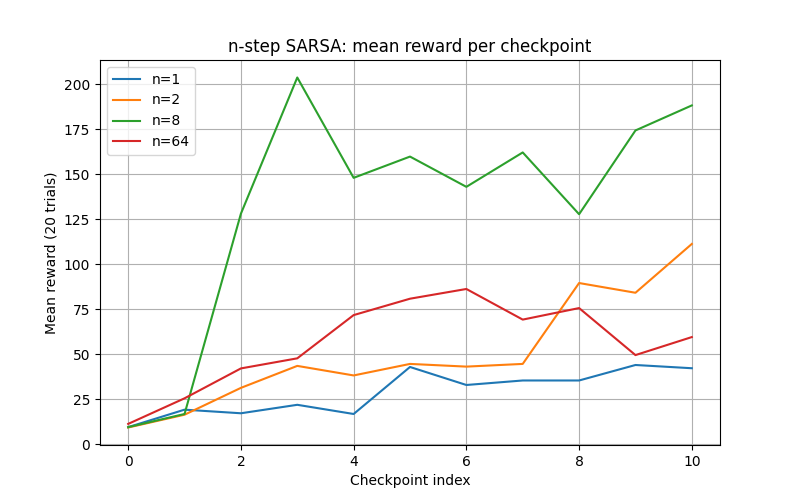

Reproduce this figure in Python.
import gym
import numpy as np
import tqdm
import random
import math
import os
from termcolor import cprint
import matplotlib.pyplot as plt

# -----------------------
# Discrete wrapper
# -----------------------
class DiscreteCartPoleEnv(gym.Env):
    def __init__(self, intervals=8):
        self._env = gym.make('CartPole-v1', render_mode=None)
        self.intervals = intervals
        # observation discrete shape: 4 dims, each 0..intervals-1
        self.observation_space = gym.spaces.MultiDiscrete([intervals]*4)
        self.action_space = self._env.action_space

        # clipping ranges chosen reasonably for CartPole
        self._obs_low_high = [
            (-2.4, 2.4),   # cart position
            (-3.0, 3.0),   # cart velocity (clipped)
            (-0.5, 0.5),   # pole angle (clipped)
            (-2.0, 2.0)    # pole tip velocity (clipped)
        ]

    def _to_discrete(self, x, a, b):
        # map x in [a,b] to integer in [0, intervals-1]
        frac = (x - a) / (b - a)
        idx = int(np.clip(np.floor(frac * self.intervals), 0, self.intervals - 1))
        return idx

    def _discretize(self, obs):
        # support gym versions where reset returns (obs, info) or just obs
        if isinstance(obs, tuple):
            obs = obs[0]
        # ensure numpy array
        obs = np.asarray(obs, dtype=float)
        vals = []
        for i, (a, b) in enumerate(self._obs_low_high):
            vals.append(self._to_discrete(obs[i], a, b))
        return tuple(vals)

    def reset(self):
        rs = self._env.reset()
        return self._discretize(rs)

    def step(self, action: int):
        # handle gym versions returning (obs, reward, terminated, truncated, info)
        step_ret = self._env.step(action)
        if len(step_ret) == 5:
            obs, reward, terminated, truncated, info = step_ret
            done = terminated or truncated
        else:
            obs, reward, done, info = step_ret
        return self._discretize(obs), reward, done, info

    def render(self):
        return self._env.render()

    def close(self):
        self._env.close()

# -----------------------
# n-step SARSA learner
# -----------------------
class NStepSarsaLearner:
    def __init__(self, config):
        # config keys directly set as attributes
        for k, v in config.items():
            setattr(self, k, v)

        # initialize dynamic params
        self.epsilon = self.epsilon_upper
        self.lr = self.lr_upper
        self.env_step_num = 0
        self.current_ckpt = 0
        cprint(f"Save frequency: every {self.save_freq} episodes", 'yellow')

    def epsilon_greedy(self, state):
        if random.random() < self.epsilon:
            return self.env.action_space.sample()
        else:
            return int(np.argmax(self.q[state]))

    def epsilon_decay(self, total_step):
        self.epsilon = self.epsilon_lower + (self.epsilon_upper - self.epsilon_lower) * math.exp(-total_step / self.epsilon_decay_freq)

    def lr_decay(self, total_step):
        self.lr = self.lr_lower + (self.lr_upper - self.lr_lower) * math.exp(-total_step / self.lr_decay_freq)

    def save_model_and_test(self, episode_idx):
        if episode_idx % self.save_freq == 0:
            if not os.path.exists(self.save_path):
                os.makedirs(self.save_path, exist_ok=True)
            np.save(os.path.join(self.save_path, f'{episode_idx}.npy'), self.q)
            _, _, mean = test_k_rounds(self.test_env, self.q, k=20)
            cprint(f'[ckpt {self.current_ckpt}] episode {episode_idx} | mean reward (20 trials) = {mean:.2f}', 'cyan')
            self.current_ckpt += 1

    def train(self):
        for ep in range(self.start_iter, self.iter + 1):
            # reset env
            S = []  # states
            A = []  # actions
            R = [0.0]  # rewards, R[0] is dummy per textbook indexing

            s0 = self.env.reset()
            a0 = self.epsilon_greedy(s0)
            S.append(s0)
            A.append(a0)

            T = float('inf')
            t = 0

            while True:
                # step if not yet terminal
                if t < T:
                    s_t = S[t]
                    a_t = A[t]
                    # take action
                    (s_tp1, r_tp1, done, _info) = self.env.step(a_t)
                    R.append(r_tp1)
                    self.env_step_num += 1
                    # if terminal
                    if done:
                        T = t + 1
                        S.append(None)  # placeholder for terminal
                        A.append(None)
                    else:
                        a_tp1 = self.epsilon_greedy(s_tp1)
                        S.append(s_tp1)
                        A.append(a_tp1)

                # update tau
                tau = t - self.n + 1
                if tau >= 0:
                    # compute G
                    G = 0.0
                    # sum rewards from tau+1 to min(tau+n, T)
                    upper = int(min(tau + self.n, T))
                    for i in range(tau + 1, upper + 1):
                        G += (self.gamma ** (i - (tau + 1))) * R[i]
                    # bootstrap if tau + n < T
                    if tau + self.n < T:
                        s_tn = S[tau + self.n]
                        a_tn = A[tau + self.n]
                        G += (self.gamma ** self.n) * self.q[s_tn][a_tn]

                    s_tau = S[tau]
                    a_tau = A[tau]
                    # update Q(s_tau, a_tau)
                    td_error = G - self.q[s_tau][a_tau]
                    self.q[s_tau][a_tau] += self.lr * td_error

                # decay schedules per environment steps (optional)
                self.epsilon_decay(self.env_step_num)
                self.lr_decay(self.env_step_num)

                if tau == T - 1:
                    break
                t += 1

            # end of episode: save & test checkpoint periodically
            self.save_model_and_test(ep)

# -----------------------
# Testing utilities
# -----------------------
def test(env, q_table, max_steps=500):
    state = env.reset()
    done = False
    total = 0.0
    steps = 0
    while not done and steps < max_steps:
        a = int(np.argmax(q_table[state]))
        state, r, done, _ = env.step(a)
        total += r
        steps += 1
    return total

def test_k_rounds(env, q_table, k=5):
    rewards = []
    for _ in range(k):
        rewards.append(test(env, q_table))
    max_r = max(rewards)
    min_r = min(rewards)
    if k >= 4:
        # trim top/bottom 25% as in your original code
        rm = k // 4
        rewards_sorted = sorted(rewards)
        trimmed = rewards_sorted[rm:-rm] if rm > 0 else rewards_sorted
        mean_r = sum(trimmed) / len(trimmed) if len(trimmed) > 0 else 0.0
    else:
        mean_r = sum(rewards) / k
    return max_r, min_r, mean_r

def test_each_ckpt(ckpt_dir, INTERVALS=8):
    env = DiscreteCartPoleEnv(INTERVALS)
    file_names = [int(f.split('.')[0]) for f in os.listdir(ckpt_dir) if f.endswith('.npy')]
    file_names.sort()
    test_results = []
    for i in tqdm.tqdm(file_names):
        q_table = np.load(os.path.join(ckpt_dir, f'{i}.npy'), allow_pickle=True)
        _, _, mean = test_k_rounds(env, q_table, k=20)
        test_results.append(mean)
    return test_results

# -----------------------
# Main runner
# -----------------------
def train_test_model(n_step, intervals=8, episodes=200):
    env = DiscreteCartPoleEnv(intervals)
    test_env = DiscreteCartPoleEnv(intervals)

    q_shape = tuple([intervals]*len(env.observation_space.nvec)) + (env.action_space.n,)
    q_table = np.zeros(q_shape, dtype=float)

    save_path = f'q_tables_n{n_step}_i{intervals}'
    if not os.path.exists(save_path):
        os.makedirs(save_path, exist_ok=True)

    learner = NStepSarsaLearner({
        'env': env,
        'test_env': test_env,
        'q': q_table,
        'n': n_step,
        'start_iter': 0,
        'iter': episodes,
        'gamma': 0.95,
        'epsilon_lower': 0.05,
        'epsilon_upper': 0.4,
        'epsilon_decay_freq': 1000.0,
        'lr_lower': 0.01,
        'lr_upper': 0.5,
        'lr_decay_freq': 2000.0,
        'save_path': save_path,
        'save_freq': max(1, episodes // 10)  # save 10 checkpoints
    })

    learner.train()
    # final test
    max_r, min_r, mean_r = test_k_rounds(test_env, learner.q, k=10)
    cprint(f'Final test (n={n_step}) mean: {mean_r:.2f}, min: {min_r:.2f}, max: {max_r:.2f}', 'green')
    env.close()
    test_env.close()
    return save_path

if __name__ == '__main__':
    # run experiments for multiple n values and plot results
    test_n_steps = [1, 2, 8, 64]  # 512 might be too large for episodes=200
    intervals = 8
    episodes = 200

    ckpt_dirs = {}
    for n in test_n_steps:
        cprint(f'\n========== Training n={n} ==========', 'magenta')
        ckpt_dir = train_test_model(n, intervals=intervals, episodes=episodes)
        ckpt_dirs[n] = ckpt_dir

    # evaluate each checkpoint sequence and plot
    results = {}
    for n, ckpt_dir in ckpt_dirs.items():
        rs = test_each_ckpt(ckpt_dir, INTERVALS=intervals)
        results[n] = rs

    # plotting
    plt.figure(figsize=(8,5))
    for n, rs in results.items():
        plt.plot(range(len(rs)), rs, label=f'n={n}')
    plt.xlabel('Checkpoint index')
    plt.ylabel('Mean reward (20 trials)')
    plt.title('n-step SARSA: mean reward per checkpoint')
    plt.legend()
    plt.grid(True)
    plt.show()
